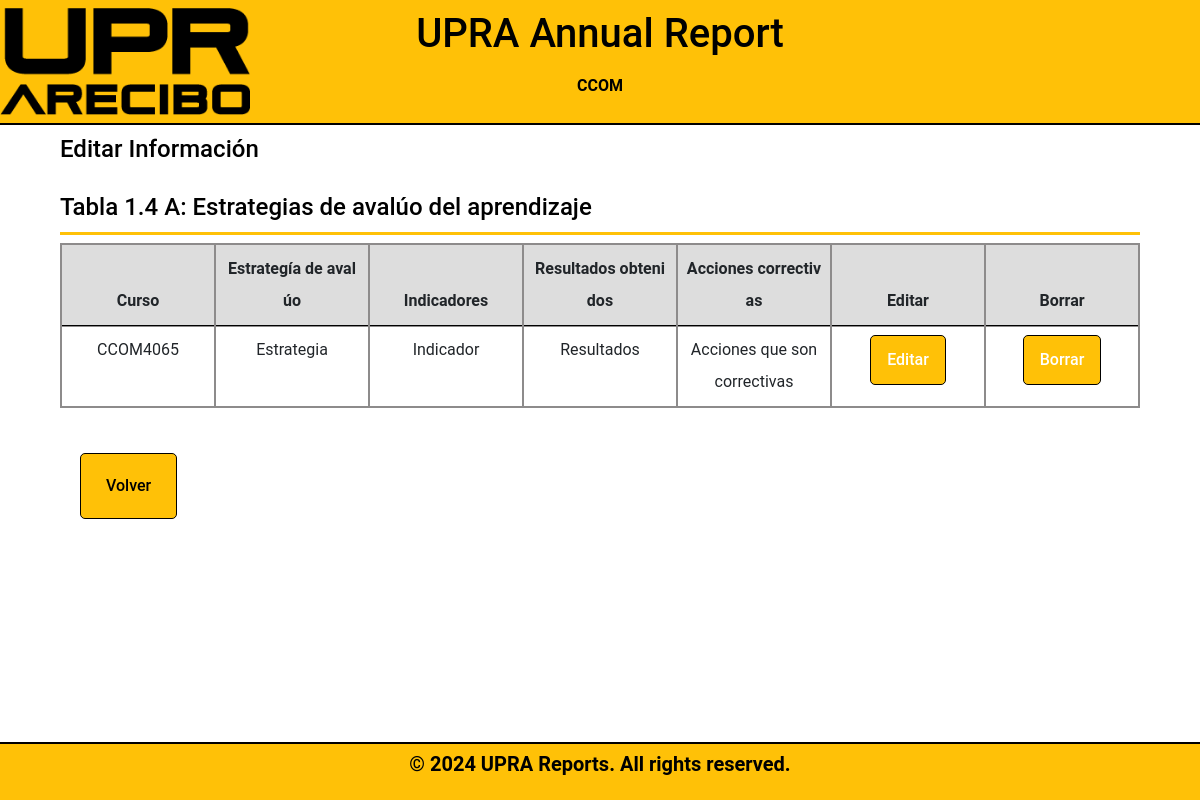
Before: /meta-1/tabla1.4_display.php (signed in) with the older database file.
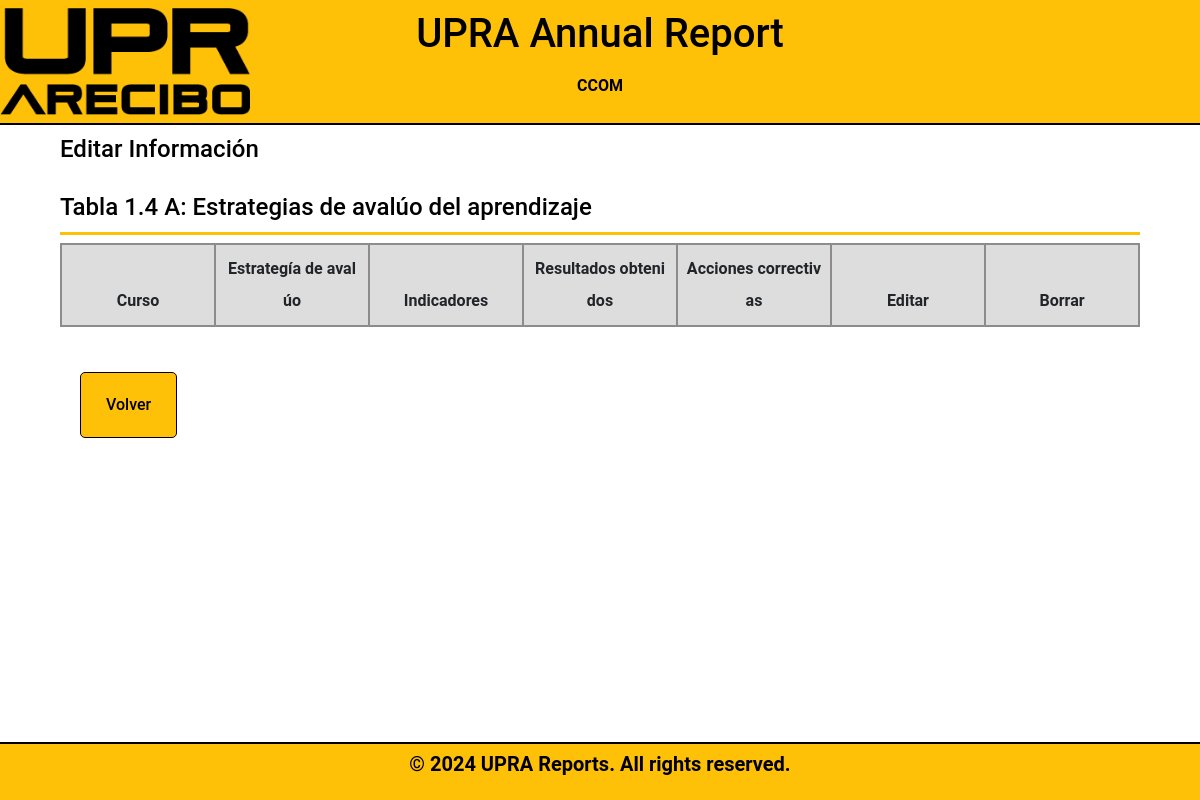
After: the same page with the newer database file.
### tables this page shows
CREATE TABLE `table14a` (
  `table14aID` int(11) NOT NULL,
  `DepartmentID` int(11) DEFAULT NULL,
  `year` int(4) DEFAULT NULL,
  `field1` varchar(8) DEFAULT NULL,
  `field2` varchar(100) DEFAULT NULL,
  `field3` varchar(100) DEFAULT NULL,
  `field4` varchar(100) DEFAULT NULL,
  `field5` varchar(255) DEFAULT NULL
);

### meta-1/tabla1.4_display.php (the view, shortened to what this page needs)
<?php
    include_once "db_info.php";
if (isset($_SESSION['DepartmentID'])) {
    $departmentID = $_SESSION['DepartmentID'];
    $sql = "SELECT DepartmentName FROM departamento WHERE DepartmentID = ?";
    $stmt = $conn->prepare($sql);
    $stmt->bind_param("i", $departmentID);
    $stmt->execute();
    $result = $stmt->get_result();
    $department = $result->fetch_assoc();
}
$year = date("Y");
?>
<!DOCTYPE html>
<html lang="en">
<head>
    <link rel="stylesheet" href="../fonts/icomoon/style.css">
    <link rel="stylesheet" href="../css/owl.carousel.min.css">
    <link rel="stylesheet" href="../css/bootstrap.min.css">
    <link rel="stylesheet" href="../css/style.css">
    <link rel="stylesheet" href="../css/style-sidemenu.css">
</head>
<body>
        <header>
            <h1 class="uprareports">UPRA Annual Report</h1>
            <h2 class="bienvenidosusuario"><?php echo $department['DepartmentName'] ?></h2>
        </header>
<div class="formbold-main-wrapper-edit">
    <div class="formbold-form-wrapper-edit">
    <h4 class="header1">Editar Informaci&oacute;n<br>  <br>Tabla 1.4 A: Estrategias de avalúo del aprendizaje</h4>
        <table class="table">
            <thead>
              <tr>
                <th scope="col">Curso </th>
                <th scope="col">Estrategía&nbsp;de&nbsp;avalúo</th>
                <th scope="col">Indicadores</th>
                <th scope="col">Resultados&nbsp;obtenidos</th>
                <th scope="col">Acciones&nbsp;correctivas</th>
                <th scope="col">Editar</th>
                <th scope="col">Borrar</th>
              </tr>
            </thead>
            <tbody>
              <tr>
                <?php
                $sql = "SELECT * FROM table14a WHERE DepartmentID = ? AND year = ?";
                $stmt = $conn->prepare($sql);
                $stmt->bind_param("si", $departmentID, $year);
                $stmt->execute();
                $result =$stmt->get_result();
                while ($row = $result->fetch_assoc()) {
                    echo "<tr>";
                    echo "<td class='breve-description'>" . $row['field1'] . "</td>";
                    echo "<td class='breve-description'>" . $row['field2'] . "</td>";
                    echo "<td class='breve-description'>" . $row['field3'] . "</td>";
                    echo "<td class='breve-description'>" . $row['field4'] . "</td>";
                    echo "<td class='breve-description'>" . $row['field5'] . "</td>";
                    echo "<td><a href='javascript:void(0);' class='edit-btn'>Editar</a></td>";
                    echo "<td><a class='delete-btn' href='../meta-1/tabla1.4_delete.php?id=" . $row['table14aID'] . "'>Borrar</a></td>";
                    echo "</tr>";
                }
            ?>
              </tr>
            </tbody>
        </table>
        <div class="formbold-main-wrapperDept">
            <a class="underline-button" href="../meta-1/tabla1.4.php">Volver</a>
        </div>
    </div>
</div>
    <div class="footer-box">
        <p>&copy; 2024 UPRA Reports. All rights reserved.</p>
    </div>
</body>
</html>

Changed rows visible on the page:
removed table14a: field1 "CCOM4065", field2 "Estrategia", field3 "Indicador", field4 "Resultados", field5 "Acciones que son correctivas"
